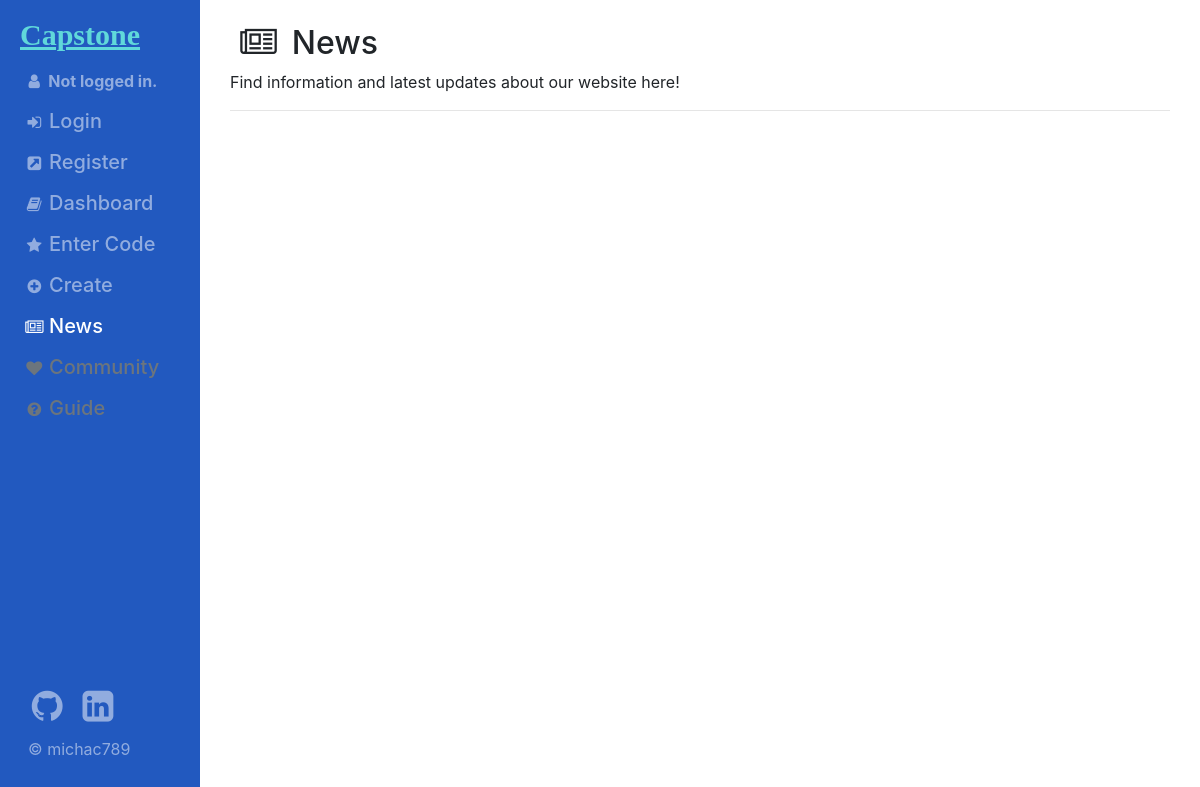
Before: /news/ with the older database file.
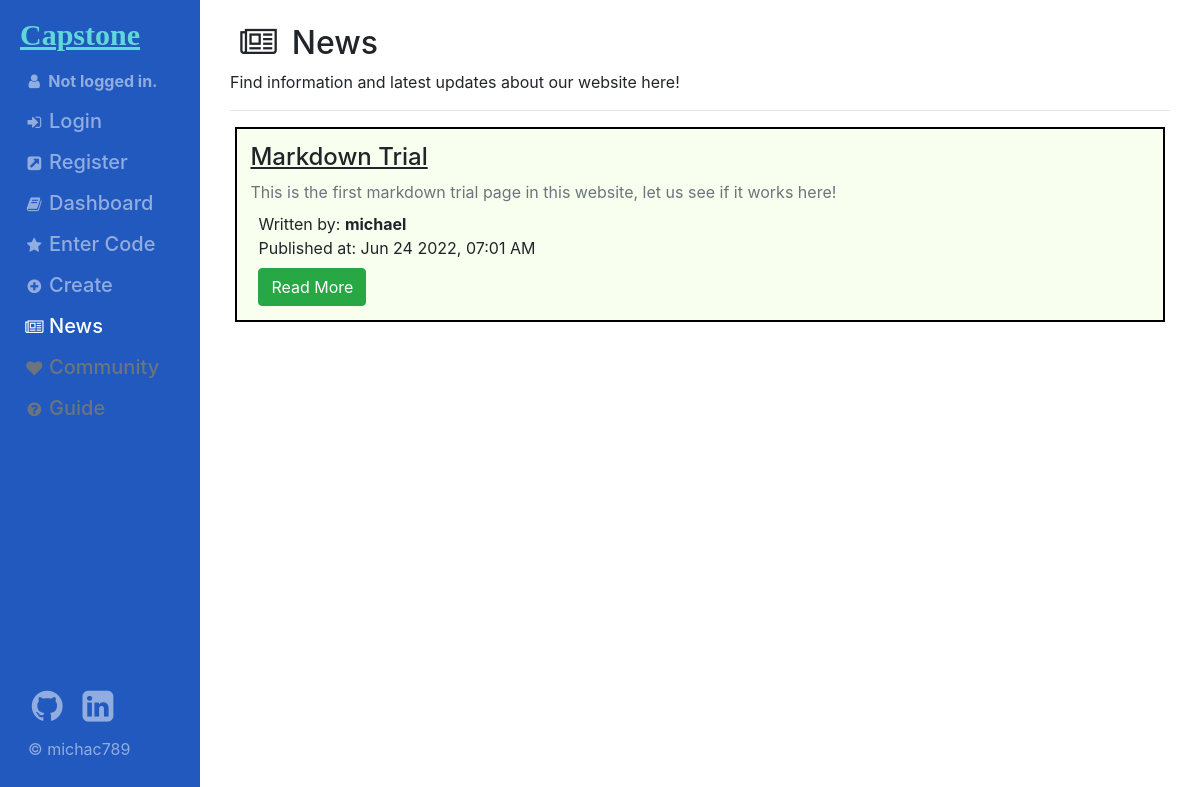
After: the same page with the newer database file.
### news/models.py (models this page shows, shortened)
class Information(models.Model):
    id = models.AutoField(primary_key=True)
    creator = models.ForeignKey(User, on_delete=models.CASCADE)
    title = models.CharField(max_length=64)
    description = models.CharField(max_length=128, default="")
    markdown = NonStrippingTextField()
    time_created = models.DateTimeField(auto_now=True)
    def serialize(self):
        return {
            "id": self.id,
            "creator": self.creator.username,
            "title": self.title,
            "description": self.description,
            "markdown": markdown(self.markdown),
            "time": self.time_created.strftime("%b %d %Y, %I:%M %p"),
        }

### sso/models.py (models this page shows)
class User(AbstractUser):
    TIER = [
        ("T5", "SuspendedUser"),
        ("T4", "User"),
        ("T3", "StarUser"),
        ("T2", "Admin"),
        ("T1", "SuperAdmin"),
    ]
    status = models.CharField(max_length=2, choices=TIER, default="T4")

### news/views.py (the view)
# urls.py: path("", views.index, name="index"),
def index(request):
    return render(request, "news/index.html", {
        "infos": Information.objects.all(),
        "admin": (False if request.user.is_anonymous else
                  request.user.status in ["T1", "T2"]),
        "active": "news",
    })

### news/templates/news/index.html (shortened to what this page needs)
{% extends 'layout/root.html' %}
{% load static %}
{% block script %}
    <link href="{% static 'news/styles.css' %}" rel="stylesheet">
{% endblock script %}
{% block body %}
    <div class="container">
        <section class="h2 pl-2 pt-2">
            <i class="fa fa-newspaper-o fa-fw"></i>
            <span class="p-1">News</span>
        </section>
        <section class="font-weight-normal">
            Find information and latest updates about our website here!
        </section><hr>
        {% for info in infos %}
            <div class="news_div">
                {% include 'news/newsdiv.html' %}
            </div>
        {% endfor %}
    </div>
{% endblock body %}

### news/templates/news/newsdiv.html
<div>
    <section class="h4">
        <u>{{ info.serialize.title }}</u>
    </section>
    <section class="font-weight-normal text-muted pb-2">
        {{ info.serialize.description }}
    </section>
    <section class="ml-2">
        Written by:
        <span class="font-weight-bold">
            {{ info.serialize.creator }}
        </span>
    </section>
    <section class="ml-2 mb-2">
        Published at:
        <span class="font-weight-normal">
            {{ info.serialize.time }}
        </span>
    </section>
    <section class="ml-2">
        <a href="{% url 'news:render' id=info.serialize.id %}">
            <button class="btn btn-success">Read More</button>
        </a>
    </section>
</div>

Changed rows visible on the page:
added Information: serialize "Markdown Trial", serialize.description "This is the first markdown trial page in this website, let us see if it works here!", serialize.creator "michael", serialize.time "Jun 24 2022, 07:01 AM"
